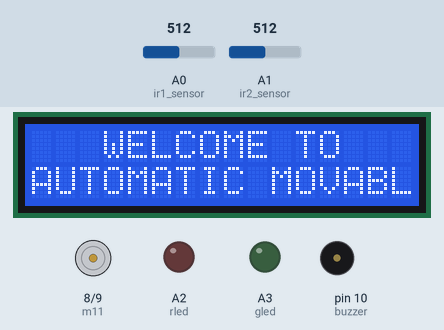
This sketch was run on a simulated Arduino Mega 2560, built with avr-gcc and run on an emulated ATmega2560. On the bench: 16×2 character LCD, motor-driver pin pairs drawn as motors (green arrow = first pin HIGH = forward, orange = second pin HIGH = backward, longer = more drive), output pins drawn as LEDs (lit = HIGH), buzzer (waves = sounding, pin HIGH). The test bench sets the inputs (shaded band); at power-on: A0 (ir1_sensor) = 512, A1 (ir2_sensor) = 512. WiFi joins after 1.5 s; servers stay silent unless stated; uploads are accepted with an empty reply; what the sketch prints to the serial monitor is not drawn.

Above: at 6.4 s.
At 9.2 s:
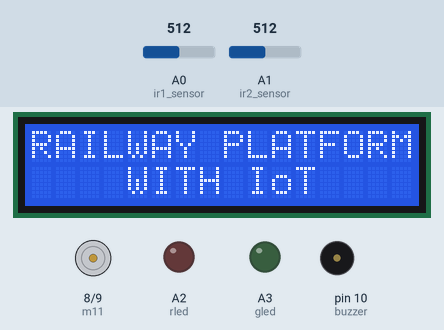
9.3 s: A0 (ir1_sensor) set to 593
10.8 s: A0 (ir1_sensor) set to 611
At 12.1 s:
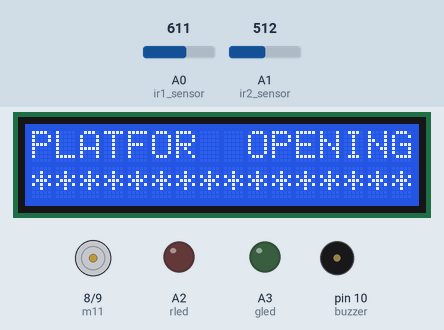
15.3 s: A1 (ir2_sensor) set to 586
18.3 s: A1 (ir2_sensor) set to 611
At 22.6 s:
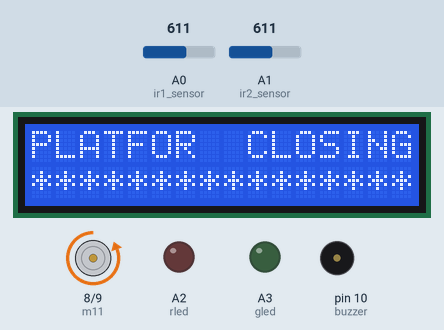
Timing chart, 0 to 25.7 s (numbered marks = the images above; inputs shaded):
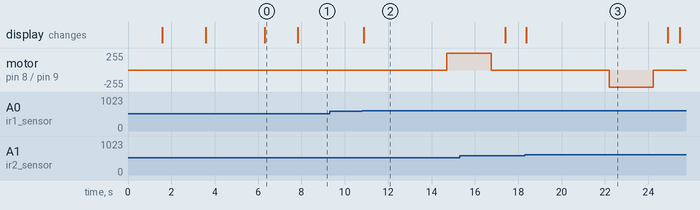

Measured:
- the behaviour switches between 600 and 601 on A0 (ir1_sensor) (found by bisection; images 1 and 2)
- the behaviour switches between 600 and 601 on A1 (ir2_sensor) (found by bisection; images 2 and 3)
- after the input at 9.3 s, every drawn part: stays the same
- after the input at 10.8 s, motor on pin 8 (m11) / pin 9 (m12): stopped → forward 255/255 after 3.9 s; the display: changes after 0.07 s (image 2)
- after the input at 18.3 s, motor on pin 8 (m11) / pin 9 (m12): stopped → backward 255/255 after 3.9 s, → stopped 2.1 s later; the display: changes after 0.06 s (image 3)
- what the display in image 0 shows lasts 1.5 s, from 6.3 s to 7.8 s

The sketch:

movable_railway_plotform_iot_sms.ino
```cpp
/*
  WiFiEsp example: WebClient

  This sketch connects to google website using an ESP8266 module to
  perform a simple web search.

  For more details see: http://yaab-arduino.blogspot.com/p/wifiesp-example-client.html
*/
//http://projectsiot.xyz/IoTProjects/MovableRailway/pfupload.php?a=U
// http://projectsiot.xyz/IoTProjects/MovableRailway/pfstatus.php

#include "WiFiEsp.h"
#include<String.h>
#include <LiquidCrystal.h>


// Emulate Serial1 on pins 6/7 if not present
#ifndef HAVE_HWSERIAL1
#include "SoftwareSerial.h"
SoftwareSerial Serial1(12, 13); // RX, TX
#endif

LiquidCrystal lcd (2,3,4,5,6,7);

#define ir1_sensor A0
#define ir2_sensor A1
#define m11 8
#define m12 9
#define buzzer 10
#define rled A2
#define gled A3

unsigned int previous_status = 0;
unsigned int present_status = 0;
unsigned int ir1 = 0;
unsigned int ir2 = 0;
unsigned int flag = 0;
void forward ()
{
  digitalWrite(m11,HIGH);
  digitalWrite(m12,LOW);
  delay(50);
}
void backward ()
{
  digitalWrite(m11,LOW);
  digitalWrite(m12,HIGH);
  delay(50);
}
void stop_motor ()
{
   digitalWrite(m11,LOW);
  digitalWrite(m12,LOW);
  delay(50);
}

void beep ()
{
  digitalWrite(buzzer, HIGH);
  delay(1000);
  digitalWrite(buzzer, LOW);
  delay(100);
}

char ssid[] = "project12";            // your network SSID (name)
char pass[] = "project123456";        // your network password
int status = WL_IDLE_STATUS;     // the Wifi radio's status

char server[] = "projectsiot.xyz";
char server1[] = "sms.scubedigi.com";

String A = "GET /IoTProjects/MovableRailway/pfupload.php?a=";
String Z = " HTTP/1.1";
String msg = "GET /api.php?username=Mydreamacd&password=Mydre@m123&to=";
// "GET /api.php?username=Mydreamacd&password=Mydre@m123&to=9652490222&from=MYDREM&message=WELCOME%20MESSAGE HTTP/1.1"
String iot = "\0";
String bulk = "\0";


// 9652490222&from=MYDREM&message=person1%20detected"

// Initialize the Ethernet client object
WiFiEspClient client;

void setup()
{
  // initialize serial for debugging
  Serial.begin(9600);

  lcd.begin(16, 2);


lcd.clear ();
lcd.setCursor (0,0);
lcd.print ("   WELCOME TO   ");
lcd.setCursor (0,1);
lcd.print ("AUTOMATIC MOVABLE");
delay (1500);

lcd.clear ();
lcd.setCursor (0,0);
lcd.print ("RAILWAY PLATFORM");
lcd.setCursor (0,1);
lcd.print ("    WITH IoT    ");
delay(2000);

lcd.clear ();
lcd.setCursor (0,0);
lcd.print (" CONNECTING  TO ");
lcd.setCursor (0,1);
lcd.print ("    WI - FI     ");
delay(1000);

pinMode(ir1_sensor,INPUT);
pinMode(ir2_sensor,INPUT);
pinMode(buzzer,OUTPUT);
pinMode(rled,OUTPUT);
pinMode(gled,OUTPUT);
pinMode(m11,OUTPUT);
pinMode(m12,OUTPUT);

  digitalWrite(rled, LOW);
  digitalWrite(gled, LOW);

  // initialize serial for ESP module
  Serial1.begin(9600);
  // initialize ESP module
  WiFi.init(&Serial1);

  // check for the presence of the shield
  if (WiFi.status() == WL_NO_SHIELD) {
    Serial.println(F("WiFi shield not present"));
    // don't continue
    while (true);
  }

  // attempt to connect to WiFi network
  while ( status != WL_CONNECTED) {
    Serial.print(F("Attempting to connect to WPA SSID: "));
    Serial.println(ssid);
    // Connect to WPA/WPA2 network
    status = WiFi.begin(ssid, pass);
  }

  // you're connected now, so print out the data
  Serial.println(F("You're connected to the network"));


    Serial.println(F("sending data ---1 "));
    Serial.println(F("Starting connection to server..."));
    // if you get a connection, report back via serial
    if (client.connect(server, 80)) {
      Serial.println(F("Connected to server"));
      // Make a HTTP request
      client.println("GET /IoTProjects/MovableRailway/pfupload.php?a=U HTTP/1.1");
      client.println("Host: projectsiot.xyz");
      client.println("Connection: close");
      client.println();
    }
    client.flush();
     client.stop();
  /*
    /////////////////////////////////////////
    ////////// initial message .......
    Serial.println(F("Starting connection to SMS server..."));
    delay(2000);

    // if you get a connection, report back via serial
    if (client.connect(server1, 80)) {
      Serial.println(F("Connected to server"));
      // Make a HTTP request
      client.println("GET /api.php?username=Mydreamacd&password=Mydre@m123&to=9652490222&from=MYDREM&message=KIT%20STARTED HTTP/1.1");
      client.println("Host: sms.scubedigi.com");
      client.println("Connection: close");
      client.println();
    }
    //client.flush();
    //  client.stop();
*/

lcd.clear ();
lcd.setCursor (0,0);
lcd.print ("   WELCOME TO   ");
lcd.setCursor (0,1);
lcd.print ("AUTOMATIC MOVABLE");
delay (1500);

lcd.clear ();
lcd.setCursor (0,0);
lcd.print ("RAILWAY PLATFORM");
lcd.setCursor (0,1);
lcd.print ("    WITH IoT    ");
delay(200);

Serial.println(F("PLEASE SHOW CARD "));
}

void loop()
{


  ir1 = analogRead (ir1_sensor);
   ir2 = analogRead (ir2_sensor);
Serial.print(F("ir1 = ")); Serial.println(ir1);
Serial.print(F("ir2 = ")); Serial.println(ir2);
delay(50);

if ((ir1>600)&&(flag==0))
{
flag = 1;

 lcd.clear ();
lcd.setCursor (0,0);
lcd.print ("PLATFOR  OPENING");
lcd.setCursor (0,1);
lcd.print ("*****************");
delay (500);
/*
//*************  0 - BALANCE **********************

  // if the server's disconnected, stop the client
  if (!client.connected()) {
    Serial.println(F("Disconnecting from server..."));
    client.stop();

    // do nothing forevermore
    //while (true);
  }

   client.stop();
  client.flush();
for(int x = 0; x<2; x++)
{
  delay(1000);
  Serial.println(x,DEC);
}
    Serial.println(F("Starting connection to server..."));
  // if you get a connection, report back via serial
  if (client.connect(server1, 80)) {
    Serial.println(F("Connected to server"));
    // Make a HTTP request

 // Serial.print(F("q == ")); Serial.println(q);
    client.println(msg+"9652490222"+"&from=MYDREM&message="+"PLATFORM%20IS%20OPEN"+Z);

    client.println("Host: sms.scubedigi.com");
    client.println("Connection: close");
    client.println();

  }
// *****************************************
        delay(2000);
*/
        // str = A+"A"+B+"0"+C+String(amount)+D+"N"+Z;
        iot = A + 'Y' + Z;

        Serial.println(iot);
        sndit ();

        delay(1000);
forward ();
delay(2000);
stop_motor ();
delay(600);

 lcd.clear ();
lcd.setCursor (0,0);
lcd.print (" PLATFOR OPENED ");
lcd.setCursor (0,1);
lcd.print ("*****************");
delay (500);

}
else if ((ir2>600)&&(flag==1))
{
flag = 0;

 lcd.clear ();
lcd.setCursor (0,0);
lcd.print ("PLATFOR  CLOSING ");
lcd.setCursor (0,1);
lcd.print ("*****************");
delay (500);
/*
//*************  0 - BALANCE **********************

  // if the server's disconnected, stop the client
  if (!client.connected()) {
    Serial.println(F("Disconnecting from server..."));
    client.stop();

    // do nothing forevermore
    //while (true);
  }

   client.stop();
  client.flush();
for(int x = 0; x<2; x++)
{
  delay(1000);
  Serial.println(x,DEC);
}
    Serial.println(F("Starting connection to server..."));
  // if you get a connection, report back via serial
  if (client.connect(server1, 80)) {
    Serial.println(F("Connected to server"));
    // Make a HTTP request

 // Serial.print(F("q == ")); Serial.println(q);
    client.println(msg+"9652490222"+"&from=MYDREM&message="+"PLATFORM%20IS%20CLOSE"+Z);

    client.println("Host: sms.scubedigi.com");
    client.println("Connection: close");
    client.println();

  }
// *****************************************
        delay(2000);
*/
        // str = A+"A"+B+"0"+C+String(amount)+D+"N"+Z;
        iot = A + 'N' + Z;

        Serial.println(iot);
        sndit ();

        delay(1000);
backward ();
delay(2000);
stop_motor ();
delay(600);

 lcd.clear ();
lcd.setCursor (0,0);
lcd.print (" PLATFOR CLOSED ");
lcd.setCursor (0,1);
lcd.print ("*****************");
delay (500);

}


}// loop

void sndit ()
{

  Serial.print(F("A = ")); Serial.println(iot);

  // if the server's disconnected, stop the client
  if (!client.connected()) {
    Serial.println(F("Disconnecting from server..."));
    client.stop();

    // do nothing forevermore
    //while (true);
  }
  client.stop();
  client.flush();

  for (int x = 0; x < 2; x++)
  {
    delay(1000);
    Serial.println(x, DEC);
  }
  Serial.println(F("Starting connection to server..."));
  // if you get a connection, report back via serial
  if (client.connect(server, 80)) {
    Serial.println(F("Connected to server"));
    // Make a HTTP request

    //client.println("GET /IoTProjects/TollBooth/tollbooth.php?a=A&b=5&c=6&d=3 HTTP/1.1");

    client.println(iot);

    client.println("Host: projectsiot.xyz");
    client.println("Connection: close");
    client.println();
    iot = "\0";
  }

}
```
